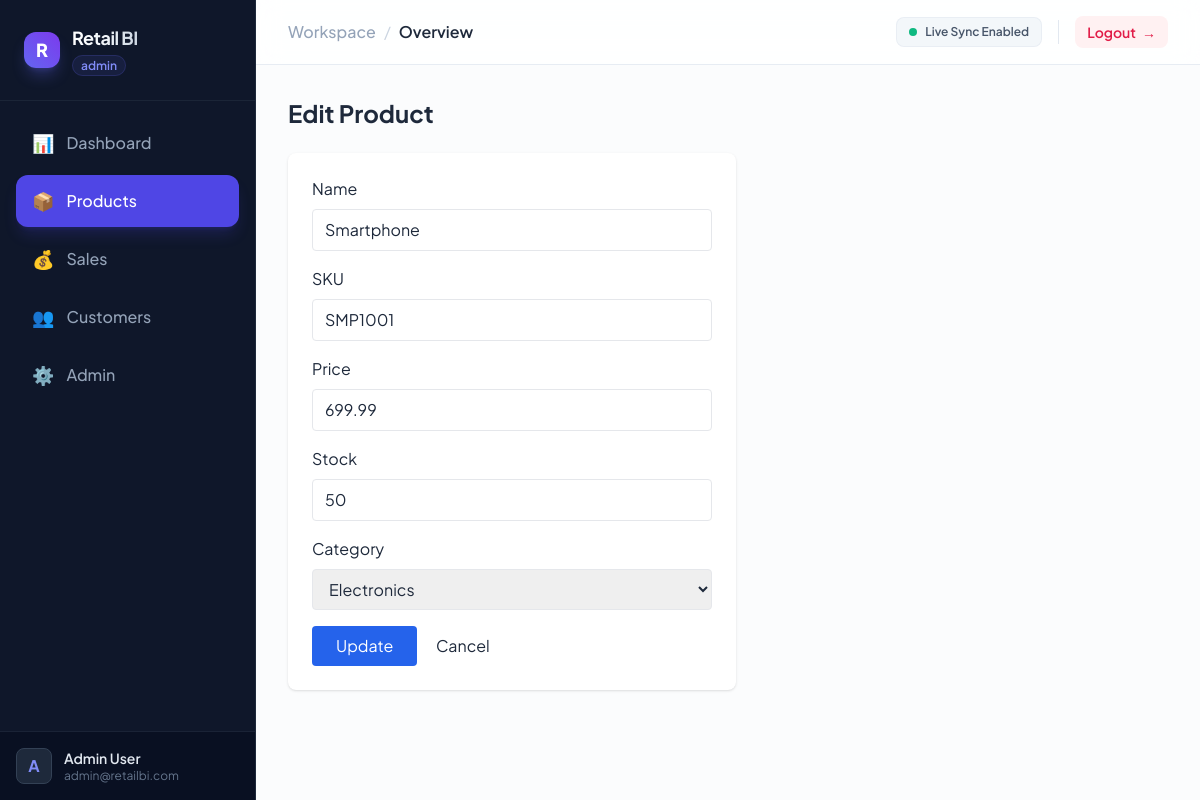
/app/views/products/edit.php?id=1 (signed in), run on the app's committed database.
### tables this page shows
CREATE TABLE products (
    id INT AUTO_INCREMENT PRIMARY KEY,
    company_id INT NOT NULL,
    category_id INT NOT NULL,
    name VARCHAR(255) NOT NULL,
    sku VARCHAR(100) UNIQUE NOT NULL,
    description TEXT,
    price DECIMAL(10,2) NOT NULL,
    stock_quantity INT DEFAULT 0,
    min_stock_level INT DEFAULT 10,
    is_active BOOLEAN DEFAULT TRUE,
    created_at TIMESTAMP DEFAULT CURRENT_TIMESTAMP,
    FOREIGN KEY (company_id) REFERENCES companies(id) ON DELETE CASCADE,
    FOREIGN KEY (category_id) REFERENCES categories(id) ON DELETE CASCADE
);

CREATE TABLE categories (
    id INT AUTO_INCREMENT PRIMARY KEY,
    name VARCHAR(100) NOT NULL,
    description TEXT,
    created_at TIMESTAMP DEFAULT CURRENT_TIMESTAMP
);

### app/views/products/edit.php (the view, shortened to what this page needs)
<?php
$db = getDBConnection();
$categories = $db->query("SELECT id, name FROM categories")->fetchAll();
$id = $_GET['id'] ?? null;
$query = "SELECT * FROM products WHERE id = ?";
$params = [$id];
$stmt = $db->prepare($query);
$stmt->execute($params);
$product = $stmt->fetch();
include __DIR__ . '/../../../includes/header.php';
?>
<h1 class="text-2xl font-bold mb-6">Edit Product</h1>
<form method="POST" class="bg-white p-6 rounded-lg shadow max-w-md">
    <div class="mb-4">
        <label class="block mb-2">Name</label>
        <input name="name" required value="<?= htmlspecialchars($product['name']) ?>" class="w-full border px-3 py-2 rounded">
    </div>
    <div class="mb-4">
        <label class="block mb-2">SKU</label>
        <input name="sku" required value="<?= htmlspecialchars($product['sku']) ?>" class="w-full border px-3 py-2 rounded">
    </div>
    <div class="mb-4">
        <label class="block mb-2">Price</label>
        <input name="price" type="number" step="0.01" required value="<?= htmlspecialchars($product['price']) ?>" class="w-full border px-3 py-2 rounded">
    </div>
    <div class="mb-4">
        <label class="block mb-2">Stock</label>
        <input name="stock_quantity" type="number" required value="<?= htmlspecialchars($product['stock_quantity']) ?>" class="w-full border px-3 py-2 rounded">
    </div>
    <div class="mb-4">
        <label class="block mb-2">Category</label>
        <select name="category_id" required class="w-full border px-3 py-2 rounded">
            <?php foreach ($categories as $cat): ?>
            <option value="<?= $cat['id'] ?>" <?= $cat['id'] == $product['category_id'] ? 'selected' : '' ?>><?= htmlspecialchars($cat['name']) ?></option>
            <?php endforeach; ?>
        </select>
    </div>
    <button type="submit" class="bg-blue-600 text-white px-6 py-2 rounded">Update</button>
    <a href="/retail_bi_dashboard_php/app/views/products/index.php" class="ml-4">Cancel</a>
</form>
<?php include __DIR__ . '/../../../includes/footer.php'; ?>

### includes/header.php (style rules this page uses)
body { font-family: 'Plus Jakarta Sans', sans-serif; -webkit-font-smoothing: antialiased; -moz-osx-font-smoothing: grayscale; }

### data on the page
products: name "Smartphone", sku "SMP1001", price "699.99", stock_quantity "50", category_id "Electronics"

### other printed values
$user['role'] "admin"
substr($user['name'] ?? 'G', 0, 1) "A"
$user['name'] "Admin User"
$user['email'] "admin@retailbi.com"
